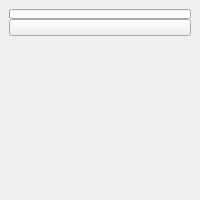
<?xml version="1.0" encoding="UTF-8"?>
<ui version="4.0">
 <class>QtUi</class>
 <widget class="QMainWindow" name="QtUi">
  <property name="geometry">
   <rect>
    <x>0</x>
    <y>0</y>
    <width>200</width>
    <height>200</height>
   </rect>
  </property>
  <property name="minimumSize">
   <size>
    <width>120</width>
    <height>0</height>
   </size>
  </property>
  <property name="maximumSize">
   <size>
    <width>999</width>
    <height>999</height>
   </size>
  </property>
  <property name="windowTitle">
   <string>Toolkit</string>
  </property>
  <property name="tabShape">
   <enum>QTabWidget::Triangular</enum>
  </property>
  <property name="dockNestingEnabled">
   <bool>true</bool>
  </property>
  <property name="dockOptions">
   <set>QMainWindow::AllowNestedDocks|QMainWindow::AllowTabbedDocks|QMainWindow::AnimatedDocks|QMainWindow::ForceTabbedDocks</set>
  </property>
  <property name="bnabled" stdset="0">
   <bool>true</bool>
  </property>
  <widget class="QWidget" name="mainWindow">
   <property name="palette">
    <palette>
     <active>
      <colorrole role="Highlight">
       <brush brushstyle="SolidPattern">
        <color alpha="255">
         <red>168</red>
         <green>152</green>
         <blue>250</blue>
        </color>
       </brush>
      </colorrole>
     </active>
     <inactive>
      <colorrole role="Highlight">
       <brush brushstyle="SolidPattern">
        <color alpha="255">
         <red>168</red>
         <green>152</green>
         <blue>250</blue>
        </color>
       </brush>
      </colorrole>
     </inactive>
     <disabled>
      <colorrole role="Highlight">
       <brush brushstyle="SolidPattern">
        <color alpha="255">
         <red>168</red>
         <green>152</green>
         <blue>250</blue>
        </color>
       </brush>
      </colorrole>
     </disabled>
    </palette>
   </property>
   <layout class="QHBoxLayout" name="horizontalLayout_2">
    <item>
     <layout class="QGridLayout" name="gridLayout">
      <property name="spacing">
       <number>0</number>
      </property>
      <item row="0" column="1" colspan="2">
       <widget class="TkProgressBar" name="progressBar">
        <property name="sizePolicy">
         <sizepolicy hsizetype="Ignored" vsizetype="Fixed">
          <horstretch>0</horstretch>
          <verstretch>0</verstretch>
         </sizepolicy>
        </property>
        <property name="minimumSize">
         <size>
          <width>0</width>
          <height>10</height>
         </size>
        </property>
        <property name="maximumSize">
         <size>
          <width>16777215</width>
          <height>10</height>
         </size>
        </property>
        <property name="value">
         <number>0</number>
        </property>
        <property name="textVisible">
         <bool>false</bool>
        </property>
       </widget>
      </item>
      <item row="2" column="1" colspan="2">
       <layout class="QHBoxLayout" name="horizontalLayout">
        <item>
         <widget class="QStackedWidget" name="stackedWidget">
          <property name="currentIndex">
           <number>-1</number>
          </property>
         </widget>
        </item>
       </layout>
      </item>
      <item row="1" column="1" colspan="2">
       <widget class="TkPushButton_Draggable" name="pin">
        <property name="minimumSize">
         <size>
          <width>19</width>
          <height>17</height>
         </size>
        </property>
        <property name="maximumSize">
         <size>
          <width>999</width>
          <height>17</height>
         </size>
        </property>
        <property name="text">
         <string/>
        </property>
        <property name="checkable">
         <bool>true</bool>
        </property>
       </widget>
      </item>
     </layout>
    </item>
   </layout>
  </widget>
 </widget>
 <customwidgets>
  <customwidget>
   <class>TkPushButton_Draggable</class>
   <extends>QPushButton</extends>
   <header>widgets.tkpushbuttondraggable.h</header>
  </customwidget>
  <customwidget>
   <class>TkProgressBar</class>
   <extends>QProgressBar</extends>
   <header>widgets.tkprogressbar.h</header>
  </customwidget>
 </customwidgets>
 <resources/>
 <connections/>
 <designerdata>
  <property name="gridDeltaX">
   <number>5</number>
  </property>
  <property name="gridDeltaY">
   <number>5</number>
  </property>
  <property name="gridSnapX">
   <bool>true</bool>
  </property>
  <property name="gridSnapY">
   <bool>true</bool>
  </property>
  <property name="gridVisible">
   <bool>true</bool>
  </property>
 </designerdata>
</ui>
